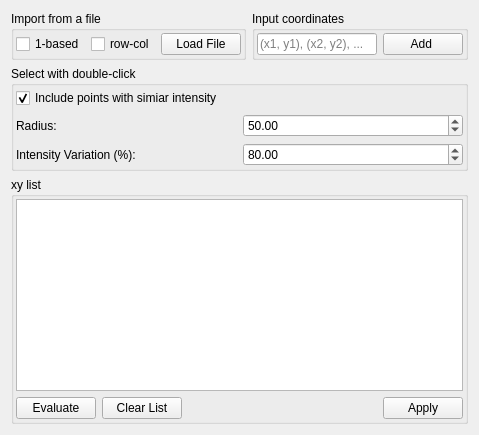
          <widget class="QWidget" name="tab_3">
           <attribute name="title">
            <string>Manual</string>
           </attribute>
           <layout class="QGridLayout" name="gridLayout_5">
            <item row="0" column="0">
             <widget class="QGroupBox" name="groupBox_12">
              <property name="sizePolicy">
               <sizepolicy hsizetype="Preferred" vsizetype="Fixed">
                <horstretch>0</horstretch>
                <verstretch>0</verstretch>
               </sizepolicy>
              </property>
              <property name="title">
               <string>Import from a file</string>
              </property>
              <layout class="QGridLayout" name="gridLayout_18">
               <property name="leftMargin">
                <number>2</number>
               </property>
               <property name="topMargin">
                <number>2</number>
               </property>
               <property name="rightMargin">
                <number>2</number>
               </property>
               <property name="bottomMargin">
                <number>2</number>
               </property>
               <item row="0" column="0">
                <widget class="QCheckBox" name="mask_list_1based">
                 <property name="text">
                  <string>1-based</string>
                 </property>
                </widget>
               </item>
               <item row="0" column="1">
                <widget class="QCheckBox" name="mask_list_rowcol">
                 <property name="text">
                  <string>row-col</string>
                 </property>
                </widget>
               </item>
               <item row="0" column="2">
                <widget class="QPushButton" name="btn_mask_list_load">
                 <property name="text">
                  <string>Load File</string>
                 </property>
                </widget>
               </item>
              </layout>
             </widget>
            </item>
            <item row="0" column="1">
             <widget class="QGroupBox" name="groupBox_13">
              <property name="sizePolicy">
               <sizepolicy hsizetype="Preferred" vsizetype="Fixed">
                <horstretch>0</horstretch>
                <verstretch>0</verstretch>
               </sizepolicy>
              </property>
              <property name="title">
               <string>Input coordinates</string>
              </property>
              <layout class="QGridLayout" name="gridLayout_19">
               <property name="leftMargin">
                <number>2</number>
               </property>
               <property name="topMargin">
                <number>2</number>
               </property>
               <property name="rightMargin">
                <number>2</number>
               </property>
               <property name="bottomMargin">
                <number>2</number>
               </property>
               <item row="0" column="1">
                <widget class="QPushButton" name="btn_mask_list_add">
                 <property name="sizePolicy">
                  <sizepolicy hsizetype="Fixed" vsizetype="Fixed">
                   <horstretch>0</horstretch>
                   <verstretch>0</verstretch>
                  </sizepolicy>
                 </property>
                 <property name="text">
                  <string>Add </string>
                 </property>
                </widget>
               </item>
               <item row="0" column="0">
                <widget class="QLineEdit" name="mask_list_input">
                 <property name="sizePolicy">
                  <sizepolicy hsizetype="Preferred" vsizetype="Fixed">
                   <horstretch>0</horstretch>
                   <verstretch>0</verstretch>
                  </sizepolicy>
                 </property>
                 <property name="minimumSize">
                  <size>
                   <width>120</width>
                   <height>0</height>
                  </size>
                 </property>
                 <property name="text">
                  <string/>
                 </property>
                 <property name="placeholderText">
                  <string>(x1, y1), (x2, y2), ...</string>
                 </property>
                </widget>
               </item>
              </layout>
             </widget>
            </item>
            <item row="2" column="0" colspan="2">
             <widget class="QGroupBox" name="groupBox_14">
              <property name="sizePolicy">
               <sizepolicy hsizetype="Preferred" vsizetype="Minimum">
                <horstretch>0</horstretch>
                <verstretch>0</verstretch>
               </sizepolicy>
              </property>
              <property name="title">
               <string>Select with double-click</string>
              </property>
              <layout class="QGridLayout" name="gridLayout_27">
               <property name="leftMargin">
                <number>2</number>
               </property>
               <property name="topMargin">
                <number>2</number>
               </property>
               <property name="rightMargin">
                <number>2</number>
               </property>
               <property name="bottomMargin">
                <number>2</number>
               </property>
               <item row="0" column="1" colspan="2">
                <widget class="QCheckBox" name="mask_list_include">
                 <property name="text">
                  <string>Include points with simiar intensity</string>
                 </property>
                 <property name="checked">
                  <bool>true</bool>
                 </property>
                </widget>
               </item>
               <item row="2" column="1">
                <widget class="QLabel" name="label_24">
                 <property name="text">
                  <string>Intensity Variation (%):</string>
                 </property>
                </widget>
               </item>
               <item row="2" column="2">
                <widget class="QDoubleSpinBox" name="mask_list_variation">
                 <property name="minimum">
                  <double>1.000000000000000</double>
                 </property>
                 <property name="value">
                  <double>80.000000000000000</double>
                 </property>
                </widget>
               </item>
               <item row="1" column="2">
                <widget class="QDoubleSpinBox" name="mask_list_radius">
                 <property name="minimum">
                  <double>10.000000000000000</double>
                 </property>
                 <property name="maximum">
                  <double>1000.000000000000000</double>
                 </property>
                 <property name="value">
                  <double>50.000000000000000</double>
                 </property>
                </widget>
               </item>
               <item row="1" column="1">
                <widget class="QLabel" name="label_19">
                 <property name="text">
                  <string>Radius:</string>
                 </property>
                </widget>
               </item>
              </layout>
             </widget>
            </item>
            <item row="3" column="0" colspan="2">
             <widget class="QGroupBox" name="groupBox_11">
              <property name="sizePolicy">
               <sizepolicy hsizetype="Preferred" vsizetype="Preferred">
                <horstretch>0</horstretch>
                <verstretch>0</verstretch>
               </sizepolicy>
              </property>
              <property name="title">
               <string>xy list</string>
              </property>
              <layout class="QGridLayout" name="gridLayout_22">
               <property name="leftMargin">
                <number>2</number>
               </property>
               <property name="topMargin">
                <number>2</number>
               </property>
               <property name="rightMargin">
                <number>2</number>
               </property>
               <property name="bottomMargin">
                <number>2</number>
               </property>
               <item row="0" column="0" rowspan="3" colspan="6">
                <widget class="QListWidget" name="mask_list_xylist">
                 <property name="sizePolicy">
                  <sizepolicy hsizetype="Expanding" vsizetype="Preferred">
                   <horstretch>0</horstretch>
                   <verstretch>0</verstretch>
                  </sizepolicy>
                 </property>
                 <property name="maximumSize">
                  <size>
                   <width>16777215</width>
                   <height>16777215</height>
                  </size>
                 </property>
                </widget>
               </item>
               <item row="3" column="5">
                <widget class="QPushButton" name="btn_mask_list_apply">
                 <property name="sizePolicy">
                  <sizepolicy hsizetype="Fixed" vsizetype="Fixed">
                   <horstretch>0</horstretch>
                   <verstretch>0</verstretch>
                  </sizepolicy>
                 </property>
                 <property name="text">
                  <string>Apply</string>
                 </property>
                </widget>
               </item>
               <item row="3" column="0">
                <widget class="QPushButton" name="btn_mask_list_evaluate">
                 <property name="sizePolicy">
                  <sizepolicy hsizetype="Fixed" vsizetype="Fixed">
                   <horstretch>0</horstretch>
                   <verstretch>0</verstretch>
                  </sizepolicy>
                 </property>
                 <property name="text">
                  <string>Evaluate</string>
                 </property>
                </widget>
               </item>
               <item row="3" column="1">
                <widget class="QPushButton" name="btn_mask_list_clear">
                 <property name="sizePolicy">
                  <sizepolicy hsizetype="Fixed" vsizetype="Fixed">
                   <horstretch>0</horstretch>
                   <verstretch>0</verstretch>
                  </sizepolicy>
                 </property>
                 <property name="text">
                  <string>Clear List</string>
                 </property>
                </widget>
               </item>
              </layout>
             </widget>
            </item>
           </layout>
          </widget>
